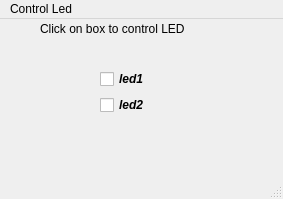
<?xml version="1.0" encoding="UTF-8"?>
<ui version="4.0">
 <class>MainWindow</class>
 <widget class="QMainWindow" name="MainWindow">
  <property name="geometry">
   <rect>
    <x>0</x>
    <y>0</y>
    <width>283</width>
    <height>199</height>
   </rect>
  </property>
  <property name="windowTitle">
   <string>MainWindow</string>
  </property>
  <widget class="QWidget" name="centralwidget">
   <widget class="QLabel" name="label">
    <property name="geometry">
     <rect>
      <x>40</x>
      <y>0</y>
      <width>211</width>
      <height>20</height>
     </rect>
    </property>
    <property name="text">
     <string>Click on box to control LED</string>
    </property>
   </widget>
   <widget class="QWidget" name="layoutWidget">
    <property name="geometry">
     <rect>
      <x>100</x>
      <y>50</y>
      <width>101</width>
      <height>54</height>
     </rect>
    </property>
    <layout class="QFormLayout" name="formLayout">
     <item row="0" column="0">
      <widget class="QCheckBox" name="Led1">
       <property name="font">
        <font>
         <italic>true</italic>
         <bold>true</bold>
        </font>
       </property>
       <property name="text">
        <string>led1</string>
       </property>
      </widget>
     </item>
     <item row="1" column="0">
      <widget class="QCheckBox" name="Led2">
       <property name="font">
        <font>
         <italic>true</italic>
         <bold>true</bold>
        </font>
       </property>
       <property name="text">
        <string>led2</string>
       </property>
      </widget>
     </item>
    </layout>
   </widget>
  </widget>
  <widget class="QMenuBar" name="menubar">
   <property name="geometry">
    <rect>
     <x>0</x>
     <y>0</y>
     <width>283</width>
     <height>22</height>
    </rect>
   </property>
   <widget class="QMenu" name="menuControl_Led">
    <property name="title">
     <string>Control Led</string>
    </property>
   </widget>
   <addaction name="menuControl_Led"/>
  </widget>
  <widget class="QStatusBar" name="statusbar"/>
 </widget>
 <resources/>
 <connections/>
</ui>
